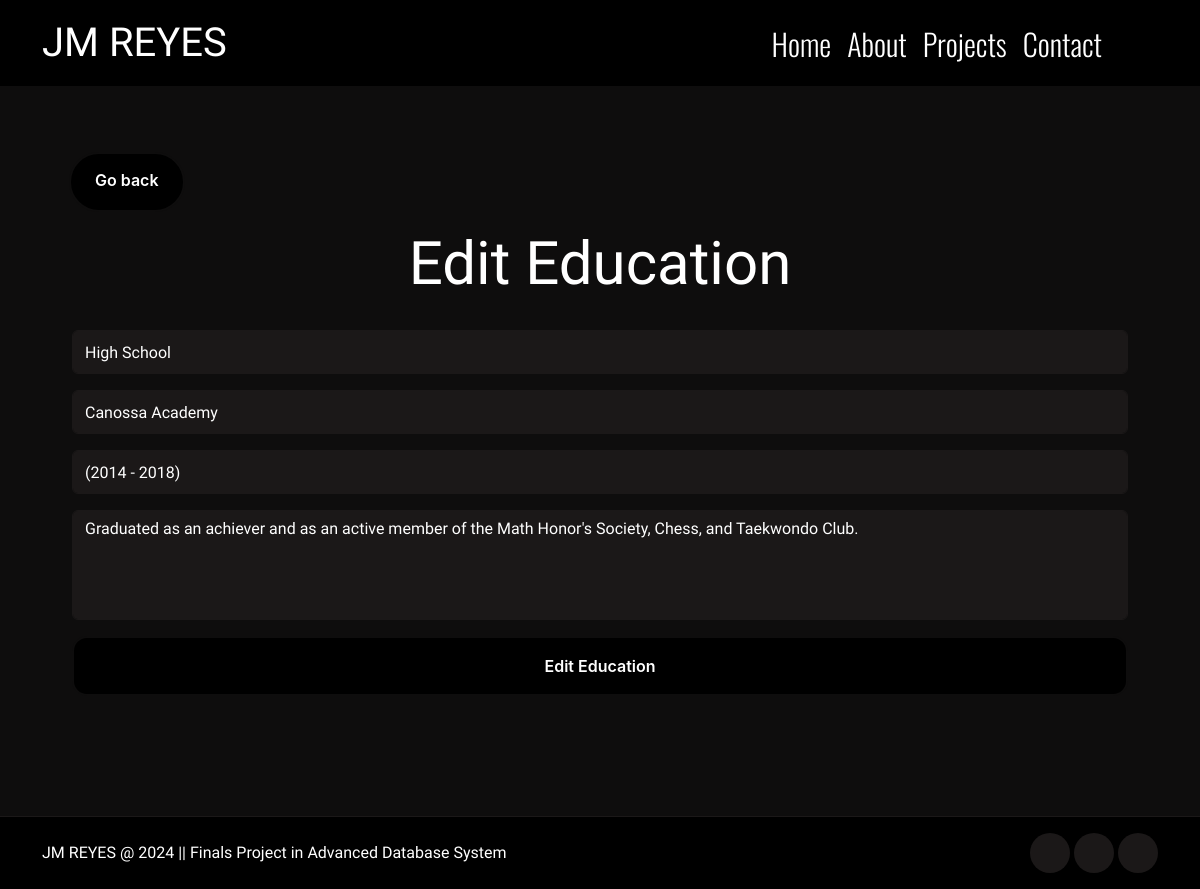
The app's page /edit-education.php?update-educationid=9 (signed in) with its own data.
### tables this page shows
CREATE TABLE `education` (
  `education_ID` int(11) NOT NULL,
  `user_ID` int(11) DEFAULT NULL,
  `educational_level` varchar(255) NOT NULL,
  `campus_name` varchar(255) NOT NULL,
  `school_year` varchar(255) NOT NULL,
  `attainments` text NOT NULL
);

### edit-education.php (the view, shortened to what this page needs)
<?php
include('connect.php');
if (isset($_GET['update-educationid'])) {
    $id = $_GET['update-educationid'];
    $sql = "SELECT * FROM `education` WHERE education_ID = ?";
    $stmt = $con->prepare($sql);
    $stmt->bind_param("i", $id);
    $stmt->execute();
    $result = $stmt->get_result();
    $row = $result->fetch_assoc();
    $dis_level = $row['educational_level'];
    $dis_campus = $row['campus_name'];
    $dis_year = $row['school_year'];
    $dis_attainments = $row['attainments'];
}
?>
<!DOCTYPE html>
<html lang="en">
<head>
    <link href="https://cdn.jsdelivr.net/npm/bootstrap@5.3.3/dist/css/bootstrap.min.css" rel="stylesheet"
 />
    <link href="https://unpkg.com/aos@2.3.1/dist/aos.css" rel="stylesheet" />
    <link rel="stylesheet"
        href="https://maxst.icons8.com/vue-static/landings/line-awesome/font-awesome-line-awesome/css/all.min.css" />
    <link rel="stylesheet"
        href="https://maxst.icons8.com/vue-static/landings/line-awesome/line-awesome/1.3.0/css/line-awesome.min.css" />
    <link rel="stylesheet" href="https://cdn.jsdelivr.net/npm/sweetalert2@11/dist/sweetalert2.min.css">
    <link rel="stylesheet" href="./assets/css/style.css" />
</head>
<body data-bs-spy="scroll" data-bs-target=".navbar">
    <nav class="navbar navbar-expand-lg navbar-dark fixed-top">
        <div class="container fluid mx-lg-auto">
            <a class="navbar-brand navbar-font" href="index.php">
                <span class="name-logo"><i class="las la-cat"></i> JM REYES</span></a>
            <div class="collapse navbar-collapse navbar-font" id="navbarNav">
                <ul class="navbar-nav">
                    <li class="nav-item">
                        <a class="nav-link" aria-current="page" href="index.php#home">Home</a>
                    </li>
                    <li class="nav-item">
                        <a class="nav-link" aria-current="page" href="index.php#about">About</a>
                    </li>
                    <li class="nav-item">
                        <a class="nav-link" aria-current="page" href="index.php#projects">Projects</a>
                    </li>
                    <li class="nav-item">
                        <a class="nav-link" aria-current="page" href="index.php#contact">Contact</a>
                    </li>
                    <li class="nav-item">
                        <a class="nav-link active cog-active" style="pointer-events: none;" aria-current="page"
                            href="settings.php"><i class="las la-cog"></i></a>
                    </li>
                    <li class="nav-item">
                        <a class="nav-link" aria-current="page" href="messages.php"><i class="las la-envelope"></i></a>
                    </li>
                    <li class="nav-item">
                        <a class="nav-link" aria-current="page" href="logout.php"><i class="las la-sign-out-alt"></i></a>
                    </li>
                </ul>
            </div>
        </div>
    </nav>
    <section id="settings" class="full-height px-lg-5">
        <div class="container mt-5 p-md-4">
            <div class="go-back">
                <a href="manage-education.php" class="button-27">Go back</a>
            </div>
            <div class="col-lg-12 edit-main my-3">
                <div class="row-lg-7">
                    <div class="col">
                        <h4 style="font-size: 60px; text-align: center; margin-bottom: 30px;">Edit Education</h4>
                    </div>
                    <form method="post">
                        <div>
                            <input type="text" class="form-control my-3" name="ed_level" value="<?php echo $dis_level; ?>" />
                        </div>
                        <div>
                            <input type="text" class="form-control my-3" name="ed_campus" value="<?php echo $dis_campus; ?>" />
                        </div>
                        <div>
                            <input type="text" class="form-control my-3" name="ed_year" value="<?php echo $dis_year; ?>" />
                        </div>
                        <div>
                            <textarea name="ed_attainments" id="" rows="4" class="form-control my-3"><?php echo $dis_attainments; ?></textarea>
                        </div>
                        <div class="form-group">
                            <button type="submit" name="update" class="button-27 btn-add" style="background-color: #000000;">
                                Edit Education
                            </button>
                        </div>
                    </form>
                </div>
            </div>
        </div>
    </section>
    <footer class="py-5 p-lg-3">
        <div class="container">
            <div class="row gy-4 justify-content-between">
                <div class="col-auto">
                    <p class="mb-0 mt-2">
                        JM REYES @ 2024 || Finals Project in Advanced Database System
                    </p>
                </div>
                <div class="col-auto">
                    <div class="social-icons">
                        <a href="https://www.facebook.com/KuddliestDudeYouHaveEverKnown" target="_blank"></a>
                        <a href="https://www.instagram.com/itzjmbruhhh/" target="_blank"></a>
                        <a href="https://github.com/JMReyes1014" target="_blank"><i class="lab la-github"></i></a>
                    </div>
                </div>
            </div>
        </div>
    </footer>
</body>
</html>

### assets/css/style.css (style rules this page uses)
:root { --color-body: #ffffff; --color-base: #0e0d0d; --color-base1: #1b1818; --color-base2: #000000; --color-brand2: #ff3131; --color-brand: #ef4f4f; --font-base: "Belleza"; --font-base2: "Oswald"; }
body { background-color: var(--color-base); color: var(--color-body); font-family: var(--font-base); }
h1, h2, h3, h4, h5, h6 { color: var(--color-body); font-weight: 300; }
.full-height { min-height: 100vh; height: 100%; display: flex; flex-direction: column; justify-content: center; padding-top: 80px; padding-bottom: 80px; border-bottom: 1px solid var(--color-base1); }
.name-logo { font-size: 40px; }
a { text-decoration: none; color: var(--color-body); transition: all 0.4s ease; font-family: var(--font-base); }
.navbar { background-color: var(--color-base2); }
.navbar-font { font-size: 30px; }
.navbar-nav { margin-left: auto; }
.navbar .nav-link { text-decoration: none; color: var(--color-body); transition: all 0.4 ease; font-family: var(--font-base2); font-weight: 300; }
.navbar .nav-link.active { color: var(--color-brand); }
.cog-active { pointer-events: none; }
.button-27 { appearance: none; background-color: var(--color-base2); border: 2px solid var(--color-base); border-radius: 15px; box-sizing: border-box; color: #FFFFFF; cursor: pointer; display: inline-block; font-family: Roobert,-apple-system,BlinkMacSystemFont,"Segoe UI",Helvetica,Arial,sans-serif,"Apple Color Emoji","Segoe UI Emoji","Segoe UI Symbol"; font-size: 16px; font-weight: 600; line-height: normal; margin: 0; margin-left: 50px; min-height: 60px; min-width: 0; outline: none; padding: 16px 24px; text-align: center; text-decoration: none; transition: all 300ms cubic-bezier(.23, 1, 0.32, 1); user-select: none; -webkit-user-select: none; touch-action: manipulation; width: 220px; will-change: transform; }
.go-back { margin-left: -5%; }
.go-back .button-27 { width: auto; border-radius: 50px; }
.btn-add { width: 100%; margin-left: 0; background-color: var(--color-base); }
footer { background-color: var(--color-base2); }
.form-control { background-color: var(--color-base1); border-color: var(--color-base1); color: var(--color-body); }
.form-control::placeholder { color: var(--color-body); }
input.form-control { height: 44px; }
textarea { resize: none; }
.social-icons a { width: 40px; height: 40px; display: inline-flex; align-items: center; justify-content: center; background-color: var(--color-base1); color: var(--color-body); border-radius: 100px; font-size: 24px; }

### records on screen
education: ed_level "High School", ed_campus "Canossa Academy", ed_year "(2014 - 2018)", ed_attainments "Graduated as an achiever and as an active member of the Math Honor's Society, Chess, and Taekwondo Club."
